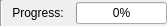
<?xml version="1.0" encoding="UTF-8"?>
<ui version="4.0">
 <class>SimpleProgressbar</class>
 <widget class="QWidget" name="SimpleProgressbar">
  <property name="geometry">
   <rect>
    <x>0</x>
    <y>0</y>
    <width>167</width>
    <height>26</height>
   </rect>
  </property>
  <property name="windowTitle">
   <string>Form</string>
  </property>
  <layout class="QHBoxLayout" name="horizontalLayout">
   <property name="leftMargin">
    <number>0</number>
   </property>
   <property name="topMargin">
    <number>0</number>
   </property>
   <property name="rightMargin">
    <number>0</number>
   </property>
   <property name="bottomMargin">
    <number>0</number>
   </property>
   <item>
    <widget class="Line" name="line">
     <property name="orientation">
      <enum>Qt::Orientation::Vertical</enum>
     </property>
    </widget>
   </item>
   <item>
    <widget class="QLabel" name="progressLabel">
     <property name="text">
      <string> Progress:</string>
     </property>
    </widget>
   </item>
   <item>
    <widget class="QProgressBar" name="progressbar">
     <property name="sizePolicy">
      <sizepolicy hsizetype="Fixed" vsizetype="Fixed">
       <horstretch>0</horstretch>
       <verstretch>0</verstretch>
      </sizepolicy>
     </property>
     <property name="value">
      <number>0</number>
     </property>
    </widget>
   </item>
  </layout>
 </widget>
 <resources/>
 <connections/>
</ui>
